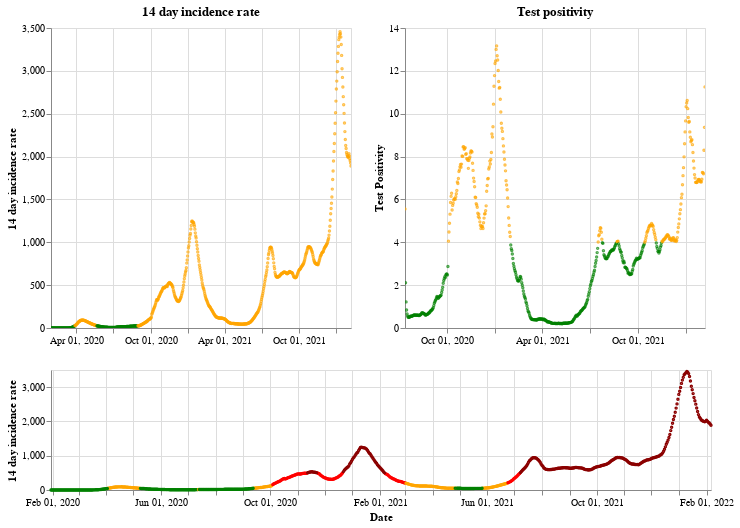

Here is the notebook cell this chart was saved with:
### Markdown cell above
## England

### Code cell
plot_traffic_light('England')

### Figure 1 — Vega-Lite specification as saved in the notebook (floating-point values rounded to 4 significant figures; data arrays with more than 128 entries replaced by an {"elided": "..."} marker saying what was removed)
{"config": {"view": {"continuousWidth": 400, "continuousHeight": 300}}, "vconcat": [{"hconcat": [{"mark": {"type": "point", "size": 2}, "encoding": {"color": {"condition": {"value": "green", "test": "(datum.twoWeeklyCasesRate <= 25)"}, "value": "orange"}, "tooltip": [{"type": "nominal", "field": "areaName"}, {"type": "temporal", "field": "date"}, {"type": "quantitative", "field": "twoWeeklyCasesRate"}, {"type": "quantitative", "field": "testPositivity"}], "x": {"type": "temporal", "axis": {"title": ""}, "field": "date", "scale": {"domain": {"selection": "DateBrush"}}, "timeUnit": "yearmonthdate"}, "y": {"type": "quantitative", "axis": {"title": "14 day incidence rate"}, "field": "twoWeeklyCasesRate"}}, "title": "14 day incidence rate", "width": 300}, {"mark": {"type": "point", "size": 2}, "encoding": {"color": {"condition": {"value": "green", "test": "(datum.testPositivity <= 4)"}, "value": "orange"}, "tooltip": [{"type": "nominal", "field": "areaName"}, {"type": "temporal", "field": "date"}, {"type": "quantitative", "field": "twoWeeklyCasesRate"}, {"type": "quantitative", "field": "testPositivity"}], "x": {"type": "temporal", "axis": {"title": ""}, "field": "date", "scale": {"domain": {"selection": "DateBrush"}}, "timeUnit": "yearmonthdate"}, "y": {"type": "quantitative", "axis": {"title": "Test Positivity"}, "field": "testPositivity"}}, "title": "Test positivity", "width": 300}]}, {"layer": [{"mark": {"type": "point", "size": 2}, "encoding": {"color": {"condition": {"value": "orange", "test": "(((datum.testPositivity < 4) && (datum.twoWeeklyCasesRate >= 50)) && (datum.twoWeeklyCasesRate < 200))"}, "value": "red"}, "opacity": {"condition": {"value": 1, "test": "((datum.twoWeeklyCasesRate >= 50) && (datum.twoWeeklyCasesRate < 500))"}, "value": 0}, "tooltip": [{"type": "nominal", "field": "areaName"}, {"type": "temporal", "field": "date"}, {"type": "quantitative", "field": "twoWeeklyCasesRate"}, {"type": "quantitative", "field": "testPositivity"}], "x": {"type": "temporal", "axis": {"title": "Date"}, "field": "date", "timeUnit": "yearmonthdate"}, "y": {"type": "quantitative", "axis": {"title": "14 day incidence rate"}, "field": "twoWeeklyCasesRate"}}, "selection": {"DateBrush": {"type": "interval", "encodings": ["x"], "fields": ["Time"]}}}, {"mark": {"type": "point", "size": 2}, "encoding": {"color": {"value": "darkred"}, "opacity": {"condition": {"value": 1, "test": "(datum.twoWeeklyCasesRate >= 500)"}, "value": 0}, "tooltip": [{"type": "nominal", "field": "areaName"}, {"type": "temporal", "field": "date"}, {"type": "quantitative", "field": "twoWeeklyCasesRate"}, {"type": "quantitative", "field": "testPositivity"}], "x": {"type": "temporal", "axis": {"title": "Date"}, "field": "date", "timeUnit": "yearmonthdate"}, "y": {"type": "quantitative", "axis": {"title": "14 day incidence rate"}, "field": "twoWeeklyCasesRate"}}}, {"mark": {"type": "point", "size": 2}, "encoding": {"color": {"condition": {"value": "green", "test": "((datum.testPositivity < 4) && (datum.twoWeeklyCasesRate < 50))"}, "value": "orange"}, "opacity": {"condition": {"value": 1, "test": "(datum.twoWeeklyCasesRate < 50)"}, "value": 0}, "tooltip": [{"type": "nominal", "field": "areaName"}, {"type": "temporal", "field": "date"}, {"type": "quantitative", "field": "twoWeeklyCasesRate"}, {"type": "quantitative", "field": "testPositivity"}], "x": {"type": "temporal", "axis": {"title": "Date"}, "field": "date", "timeUnit": "yearmonthdate"}, "y": {"type": "quantitative", "axis": {"title": "14 day incidence rate"}, "field": "twoWeeklyCasesRate"}}}], "height": 120, "width": 660}], "data": {"name": "data-b3a54581520b4bab73b02da0a20a2ac4"}, "$schema": "https://vega.github.io/schema/vega-lite/v4.8.1.json", "datasets": {"data-b3a54581520b4bab73b02da0a20a2ac4": {"elided": "739 records"}}}
